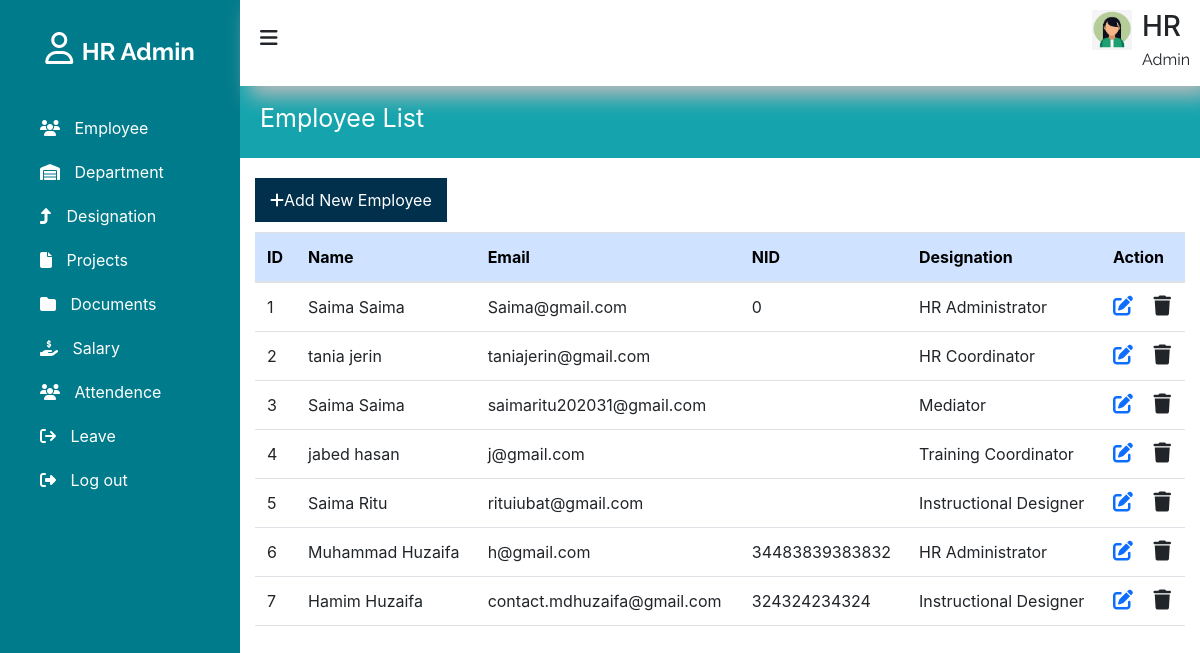
Page /employee.php on the committed database.
### tables this page shows
CREATE TABLE `users` (
  `id` int(11) NOT NULL,
  `first_name` varchar(255) NOT NULL,
  `last_name` varchar(255) NOT NULL,
  `email` varchar(255) NOT NULL,
  `password` varchar(255) NOT NULL,
  `NID` varchar(30) NOT NULL,
  `desig_id` int(11) NOT NULL,
  `role` int(11) NOT NULL DEFAULT 1,
  `status` int(11) NOT NULL
);

CREATE TABLE `designation` (
  `id` int(100) NOT NULL,
  `department_id` int(11) NOT NULL,
  `name` varchar(100) NOT NULL,
  `department` varchar(100) NOT NULL
);

### employee.php (the view, shortened to what this page needs)
<?php
include "include/db_connection.php";
?>
<!DOCTYPE html>
<html lang="en">
<head>
  <link href="https://cdn.jsdelivr.net/npm/bootstrap@5.2.3/dist/css/bootstrap.min.css" rel="stylesheet"
>
    <link rel="stylesheet" href="https://cdnjs.cloudflare.com/ajax/libs/font-awesome/6.5.1/css/all.min.css"/>
    <link type="text/css" rel="stylesheet" href="style.css"/>
</head>
<body>
      <?php include ('sidebar.php'); ?>
      <section id="main-content">
         <?php include ('header.php'); ?>
         <div class="main_contect_body">
                  <div class= "department_tiltle" >
                      Employee List
                    </div>
            <div class="container">
              <a class="add_department" href="add_employee.php" class="btn btn-primary mb-3"><i class="fa-solid fa-plus"></i>Add New Employee</a>
              <table style="text-align: center;" class="table table-hover text-center">
                <thead class="table-primary">
                  <tr>
                    <th scope="col">ID</th>
                    <th scope="col">Name</th>
                    <th scope="col">Email</th>
                    <th scope="col">NID</th>
                    <th scope="col">Designation</th>
                    <th scope="col">Action</th>
                  </tr>
                </thead>
                <tbody>
                    <?php
                    $no = 1;
                    $sql = "SELECT * FROM `users`";
                    $result = mysqli_query($conn, $sql);
                    while ($row = mysqli_fetch_assoc($result)) {
                      ?>
                    <tr>
                      <td>
                        <?php echo $no; ?>
                      </td>
                      <td>
                        <?php echo $row["first_name"]." ".$row['last_name'] ?>
                      </td>
                      <td>
                        <?php echo $row["email"] ?>
                      </td>
                      <td>
                        <?php echo $row["NID"] ?>
                      </td>
                      <td>
                            <?php
                            $desig_id = $row["desig_id"];
                            $desig_result = mysqli_query($conn,"SELECT name FROM designation WHERE id = '$desig_id'");
                            $desig_row = mysqli_fetch_assoc($desig_result);
                            if($desig_row){
                                echo $desig_row['name'];
                            }
                            else echo 'No Designation Assigned';
                            ?>
                        </td>
                      <td>
                        <a href="edit_employee.php?id=<?php echo $row["id"] ?>" class="link-primary"><i
                            class="fa-solid fa-pen-to-square fs-5 me-3"></i></a>
                        <a href="#" class="link-dark"><i class="fa-solid fa-trash fs-5" data-bs-toggle="modal" data-bs-target="#deleteConfirmModal<?php echo $row["id"];?>"></i></a>
                      </td>
                    </tr>
                      <?php
                      $no++;
                      }
                      ?>
                </tbody>
              </table>
            </div>
         </div>
      </section>
</body>
<?php include ('footer.php'); ?>

### style.css (style rules this page uses)
a { text-decoration: none; }
body { font-size: 14px; }
* { margin: 0; padding: 0; box-sizing: border-box; list-style-type: none; text-decoration: none; }
.container { max-width: 1330px; margin: 0 auto; padding-left: 15px; padding-right: 15px; }
section#main-content { width: 80%; float: right; }
.add_department { padding: 10px 15px; display: inline-block; margin-top: 10px; margin-bottom: 10px; background-color: #00304c; color:white; }
.table-primary { background-color: blue; }
.main_contect_body { margin: 80px 0px 0px 0px; }
.department_tiltle { padding: 20px 5px 20px 20px; background-color: #15a4ad; color: #fff; font-size: 25px; margin-bottom: 10px; }
table th { text-align: left; }
table td { padding: 20px 0px 0px 0px; text-align: left; }

### rows in the picture
users: first_name "Saima", last_name "Saima", email "Saima@gmail.com", NID "0", designation.name "HR Administrator"
users: first_name "tania", last_name "jerin", email "taniajerin@gmail.com", designation.name "HR Coordinator"
users: first_name "Saima", last_name "Saima", email "saimaritu202031@gmail.com", designation.name "Mediator"
users: first_name "jabed", last_name "hasan", email "j@gmail.com", designation.name "Training Coordinator"
users: first_name "Saima", last_name "Ritu", email "rituiubat@gmail.com", designation.name "Instructional Designer"
users: first_name "Muhammad", last_name "Huzaifa", email "h@gmail.com", NID "34483839383832", designation.name "HR Administrator"
users: first_name "Hamim", last_name "Huzaifa", email "contact.mdhuzaifa@gmail.com", NID "324324234324", designation.name "Instructional Designer"
